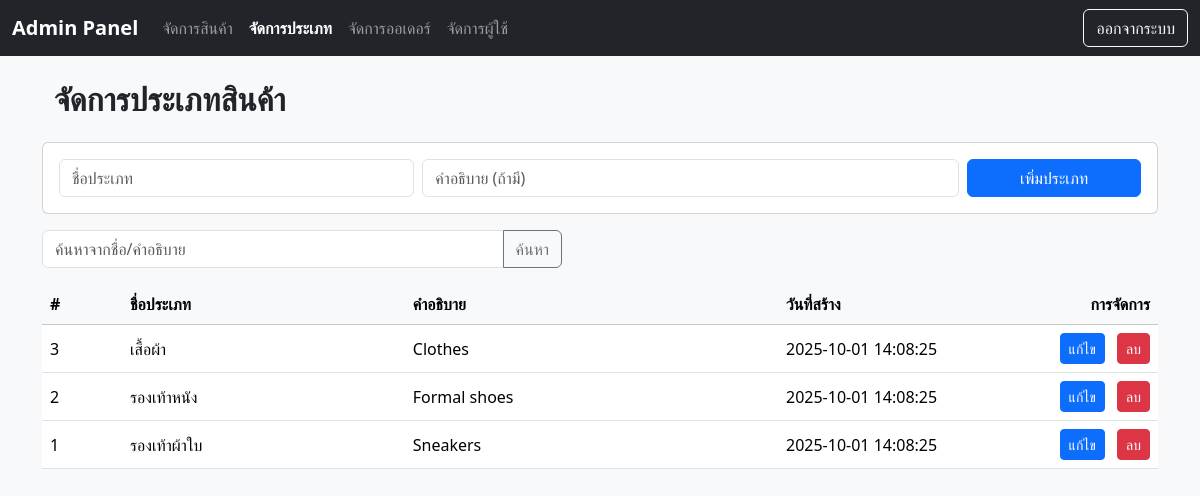
/admin/categories.php (signed in), run on the app's committed database.
### tables this page shows
CREATE TABLE `categories` (
  `id` int(11) NOT NULL,
  `name` varchar(100) NOT NULL,
  `description` text DEFAULT NULL,
  `created_at` timestamp NOT NULL DEFAULT current_timestamp()
);

### admin/categories.php (the view, shortened to what this page needs)
<?php
function h($s){ return htmlspecialchars((string)$s, ENT_QUOTES, 'UTF-8'); }
try {
  $pdo = new PDO("mysql:host=localhost;dbname=project;charset=utf8", "root", "", [
    PDO::ATTR_ERRMODE => PDO::ERRMODE_EXCEPTION
  ]);
} catch (Throwable $e) {
  http_response_code(500);
  exit('เชื่อมต่อฐานข้อมูลไม่ได้: '.h($e->getMessage()));
}
$q = trim($_GET['q'] ?? '');
if ($q !== '') {
  $stmt = $pdo->prepare("SELECT id, name, description, created_at
                          FROM categories
                          WHERE name LIKE ? OR description LIKE ?
                          ORDER BY id DESC");
  $like = "%$q%";
  $stmt->execute([$like, $like]);
} else {
  $stmt = $pdo->query("SELECT id, name, description, created_at FROM categories ORDER BY id DESC");
}
$rows = $stmt->fetchAll(PDO::FETCH_ASSOC);
$active = 'categories';
require_once __DIR__ . '/header.php';
?>
<div class="container my-4">
  <h2 class="fw-bold mb-4">จัดการประเภทสินค้า</h2>
</div>
<div class="card mb-3">
  <div class="card-body">
    <form class="row g-2" method="post">
      <div class="col-md-4"><input class="form-control" name="name" placeholder="ชื่อประเภท" required></div>
      <div class="col-md-6"><input class="form-control" name="description" placeholder="คำอธิบาย (ถ้ามี)"></div>
      <div class="col-md-2"><button class="btn btn-primary w-100">เพิ่มประเภท</button></div>
    </form>
  </div>
</div>
<form class="mb-3" method="get" style="max-width:520px">
  <div class="input-group">
    <input class="form-control" name="q" value="<?= h($q) ?>" placeholder="ค้นหาจากชื่อ/คำอธิบาย">
    <button class="btn btn-outline-secondary">ค้นหา</button>
  </div>
</form>
<div class="table-responsive">
  <table class="table align-middle">
    <thead class="table-light">
      <tr>
        <th style="width:80px">#</th>
        <th>ชื่อประเภท</th>
        <th>คำอธิบาย</th>
        <th style="width:180px">วันที่สร้าง</th>
        <th style="width:200px" class="text-end">การจัดการ</th>
      </tr>
    </thead>
    <tbody>
    <?php if (!$rows): ?>
      <tr><td colspan="5" class="text-center text-muted">— ไม่พบข้อมูล —</td></tr>
    <?php else: foreach ($rows as $r): ?>
      <tr>
        <td><?= h($r['id']) ?></td>
        <td><?= h($r['name']) ?></td>
        <td><?= h($r['description']) ?></td>
        <td><?= h($r['created_at']) ?></td>
        <td class="text-end">
          <button class="btn btn-sm btn-primary me-2"
            data-bs-toggle="modal"
            data-bs-target="#editModal"
            data-id="<?= h($r['id']) ?>"
            data-name="<?= h($r['name']) ?>"
            data-description="<?= h($r['description']) ?>">แก้ไข</button>
          <form method="post" class="d-inline" onsubmit="return confirm('ยืนยันลบประเภทนี้?');">
            <button class="btn btn-sm btn-danger">ลบ</button>
          </form>
        </td>
      </tr>
    <?php endforeach; endif; ?>
    </tbody>
  </table>
</div>

### admin/header.php (shortened to what this page needs)
<?php
$active = $active ?? '';
?>
<!doctype html>
<html lang="th">
<head>
  <link href="https://cdn.jsdelivr.net/npm/bootstrap@5.3.3/dist/css/bootstrap.min.css" rel="stylesheet">
</head>
<body>
<nav class="navbar navbar-expand-lg navbar-dark">
  <div class="container-fluid">
    <a class="navbar-brand fw-bold <?= $active==='dashboard'?'active':'' ?>" href="index.php">Admin Panel</a>
    <div class="collapse navbar-collapse" id="topnav">
      <ul class="navbar-nav me-auto">
        <li class="nav-item">
          <a class="nav-link <?= $active==='products'?'active':'' ?>" href="products.php">จัดการสินค้า</a>
        </li>
        <li class="nav-item">
          <a class="nav-link <?= $active==='categories'?'active':'' ?>" href="categories.php">จัดการประเภท</a>
        </li>
        <li class="nav-item">
          <a class="nav-link <?= $active==='orders'?'active':'' ?>" href="orders.php">จัดการออเดอร์</a>
        </li>
        <li class="nav-item">
          <a class="nav-link <?= $active==='users'?'active':'' ?>" href="users.php">จัดการผู้ใช้</a>
        </li>
      </ul>
      <a href="logout.php" class="btn btn-outline-light">ออกจากระบบ</a>
    </div>
  </div>
</nav>
<div class="container my-4">

### admin/header.php (style rules this page uses)
body { background:#f8f9fa; }
.navbar-dark { background:#212529; }
.nav-link.active { font-weight: bold; color: #fff !important; }

### data on the page
categories: id "3", name "เสื้อผ้า", description "Clothes", created_at "2025-10-01 14:08:25"
categories: id "2", name "รองเท้าหนัง", description "Formal shoes", created_at "2025-10-01 14:08:25"
categories: id "1", name "รองเท้าผ้าใบ", description "Sneakers", created_at "2025-10-01 14:08:25"
